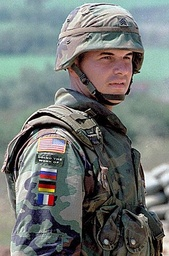
#> input picture demo.jpg, 169 x 256 px, shrunk from 331 x 500 before the run
$ jupyter execute GHOST.ipynb
#> lines starting #> are read from the running program, lines starting #| are printed output that depends on the picture
[cell 1]
import skimage.io as io
from scipy import signal
from skimage.transform import resize
import numpy as np
import math
io.use_plugin('imageio')
def GHOST(imorig, checkDisplacements=0):
#> called with checkDisplacements = 0
    imorig=np.array(imorig)
#> imorig is the input picture: shape (256, 169, 3); mean R, G, B 113.4, 118.6, 116.7
    minQ=51
    maxQ=100
    stepQ=1
    dispImages={}

    if(checkDisplacements==1):
        maxDisp=7
    else:
        maxDisp=0

    smoothing_b=17
    Offset=int((smoothing_b-1)/2)

    for ii in range(minQ,maxQ+1,stepQ):
        io.imsave('tmpResave.jpg',imorig,quality=ii)
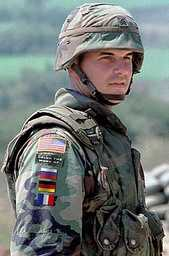
#> saved as tmpResave.jpg: shape (256, 169, 3); mean R, G, B 113.4, 118.8, 116.9
        tmpResave=np.array(io.imread('tmpResave.jpg'))
        Deltas={}
        overallDelta={}
        for dispx in range(maxDisp+1):
            for dispy in range(maxDisp+1):
                DisplacementIndex=dispx*8+dispy+1
                tmpResave_disp=tmpResave[1+dispx:,1+dispy:,:]
                imorig_disp=imorig[:-1-dispx,:-1-dispy,:]
                Comparison=np.array((imorig_disp-tmpResave_disp)**2)
                h=np.ones((smoothing_b,smoothing_b))/(smoothing_b**2)

                Comparison=[signal.convolve2d(Comparison[:,:,jj],h) for jj in range(Comparison.shape[2])]
                Comparison=np.moveaxis(Comparison,0,-1)
                Comparison=Comparison[Offset+1:-1-Offset,Offset+1:-1-Offset,:]

                Deltas[DisplacementIndex]=np.mean(Comparison,axis=2)
                overallDelta[DisplacementIndex]=np.mean(Deltas[DisplacementIndex])
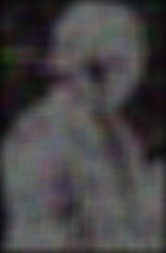
#> Comparison: shape (253, 166, 3) float64; mean R, G, B 69.3, 67.6, 68.6
#> after the loop, Deltas = 1 item; overallDelta = {1: 68.5}

        minInd=min(overallDelta, key=overallDelta.get)
#> minInd = 1
        minOverallDelta=overallDelta[minInd]
#> minOverallDelta = 68.5
        delta=Deltas[minInd]
        delta=(delta-delta.min())/(delta.max()-delta.min())
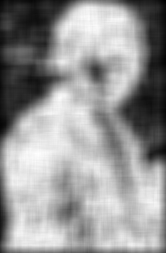
#> delta: shape (253, 166) float64; min 0, max 1, mean 0.592

        newSize=(round(imorig.shape[i]/4) for i in range(2))
        dispImages[int((ii-minQ)/stepQ)]=resize(delta,newSize)
    return dispImages

[cell 2]
import matplotlib.pyplot as plt
OutputMap=GHOST(io.imread("demo.jpg"))
#> OutputMap = 50 items
for i in range(50):
    plt.figure()
    plt.imshow(OutputMap[i])
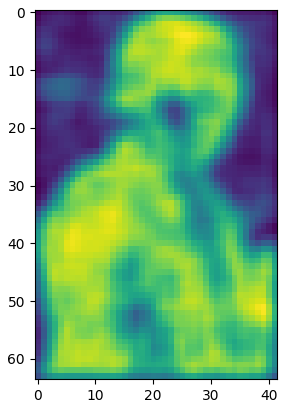
#> figure drawn by matplotlib, 1 panel
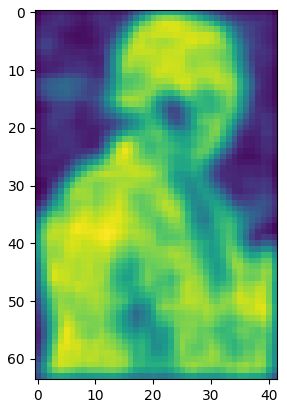
#> figure drawn by matplotlib, 1 panel
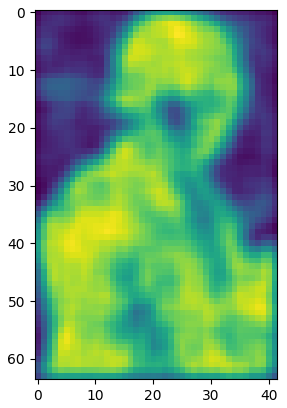
#> figure drawn by matplotlib, 1 panel
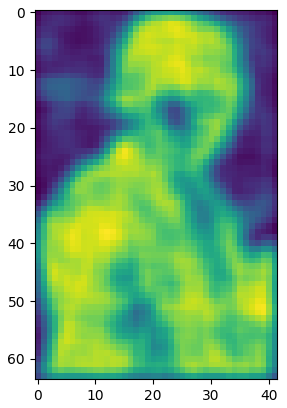
#> figure drawn by matplotlib, 1 panel
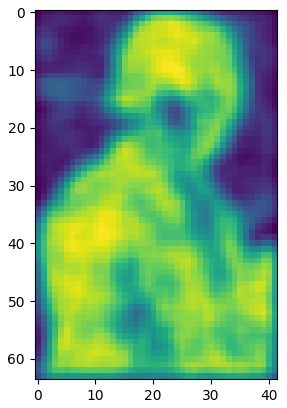
#> figure drawn by matplotlib, 1 panel
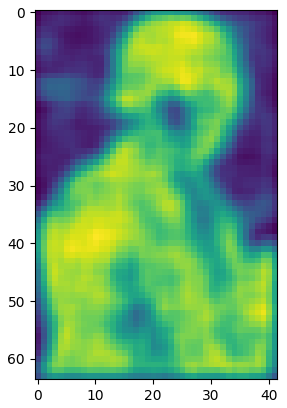
#> figure drawn by matplotlib, 1 panel
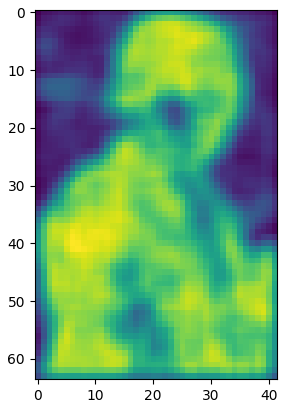
#> figure drawn by matplotlib, 1 panel
